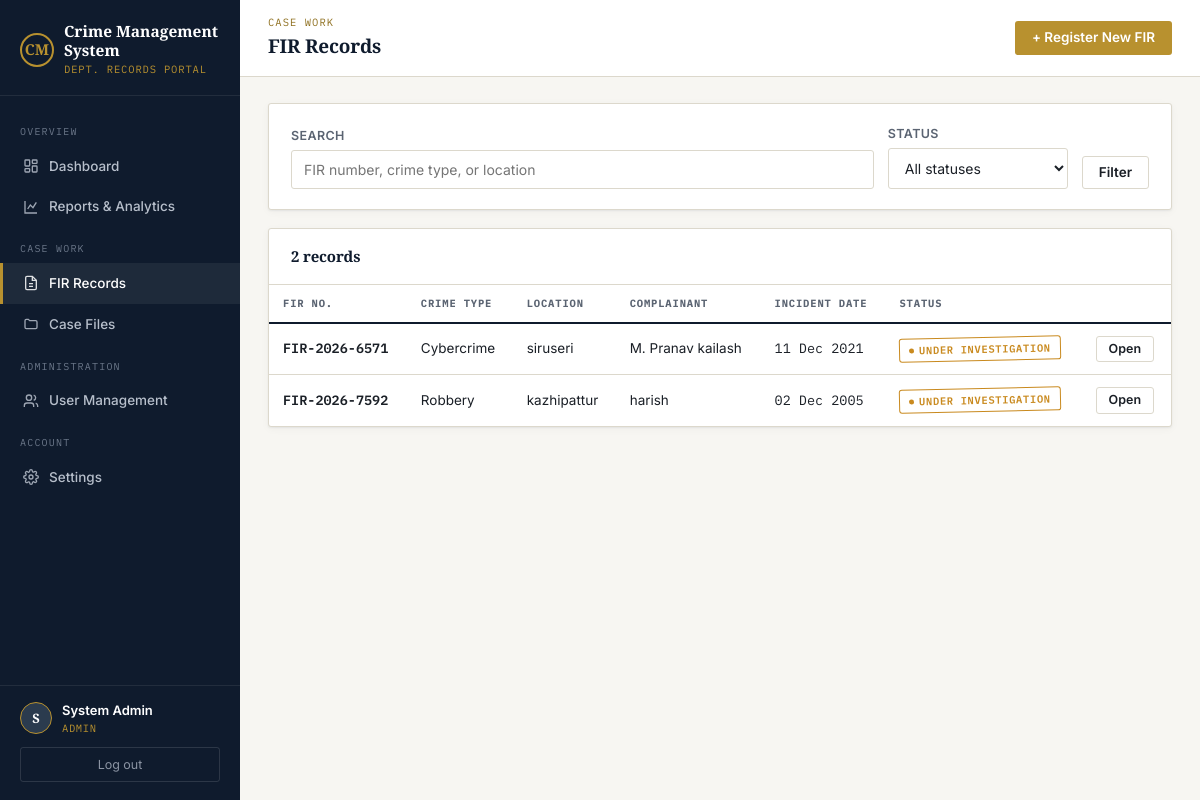
Screenshot of /firs (signed in) with the database file from the repository.
### models.py (models this page shows, shortened)
class User(db.Model, UserMixin):
    __tablename__ = "users"
    id = db.Column(db.Integer, primary_key=True)
    name = db.Column(db.String(120), nullable=False)
    username = db.Column(db.String(80), unique=True, nullable=False)
    email = db.Column(db.String(120), unique=True, nullable=True)
    password_hash = db.Column(db.String(255), nullable=False)
    role = db.Column(db.String(20), nullable=False, default="officer")  # admin | officer
    badge_number = db.Column(db.String(40), unique=True, nullable=True)
    phone = db.Column(db.String(20), nullable=True)
    is_active_user = db.Column(db.Boolean, default=True)
    created_at = db.Column(db.DateTime, default=datetime.utcnow)
    cases_assigned = db.relationship("Case", backref="officer", lazy=True,
                                      foreign_keys="Case.officer_id")
    @property
    def is_admin(self):
        return self.role == "admin"

class FIR(db.Model):
    __tablename__ = "firs"
    id = db.Column(db.Integer, primary_key=True)
    fir_number = db.Column(db.String(40), unique=True, nullable=False)
    crime_type = db.Column(db.String(80), nullable=False)
    location = db.Column(db.String(200), nullable=False)
    date_of_incident = db.Column(db.Date, nullable=False, default=date.today)
    date_filed = db.Column(db.DateTime, default=datetime.utcnow)
    description = db.Column(db.Text, nullable=False)
    status = db.Column(db.String(30), default="Registered")
    complainant_id = db.Column(db.Integer, db.ForeignKey("complainants.id"), nullable=False)
    filed_by_id = db.Column(db.Integer, db.ForeignKey("users.id"), nullable=True)
    case = db.relationship("Case", backref="fir", uselist=False, lazy=True)
    filed_by = db.relationship("User", foreign_keys=[filed_by_id])

class Complainant(db.Model):
    __tablename__ = "complainants"
    id = db.Column(db.Integer, primary_key=True)
    name = db.Column(db.String(120), nullable=False)
    phone = db.Column(db.String(20), nullable=False)
    email = db.Column(db.String(120), nullable=True)
    address = db.Column(db.String(255), nullable=True)
    gender = db.Column(db.String(20), nullable=True)
    created_at = db.Column(db.DateTime, default=datetime.utcnow)
    firs = db.relationship("FIR", backref="complainant", lazy=True)

### app.py (the view)
@app.route("/firs")
@login_required
def fir_list():
    query = FIR.query
    search = request.args.get("q", "").strip()
    status = request.args.get("status", "")
    if search:
        query = query.filter(
            (FIR.fir_number.ilike(f"%{search}%")) |
            (FIR.crime_type.ilike(f"%{search}%")) |
            (FIR.location.ilike(f"%{search}%"))
        )
    if status:
        query = query.filter_by(status=status)
    firs = query.order_by(FIR.date_filed.desc()).all()
    return render_template("fir_list.html", firs=firs, search=search, status=status)

### app.py (called while the page is built)
@login_manager.user_loader
def load_user(user_id):
    return db.session.get(User, int(user_id))

@app.context_processor
def inject_globals():
    return {"now": datetime.utcnow()}

### templates/fir_list.html (shortened to what this page needs)
{% extends "base.html" %}
{% block eyebrow %}Case Work{% endblock %}
{% block page_title %}FIR Records{% endblock %}
{% block topbar_actions %}
<a href="{{ url_for('fir_new') }}" class="btn btn-brass">+ Register New FIR</a>
{% endblock %}
{% block content %}
<div class="card card-pad" style="margin-bottom:18px;">
  <form method="GET" style="display:flex; gap:14px; align-items:flex-end; flex-wrap:wrap;">
    <div class="field" style="flex:1; min-width:220px; margin-bottom:0;">
      <label for="q">Search</label>
      <input type="text" id="q" name="q" value="{{ search }}" placeholder="FIR number, crime type, or location">
    </div>
    <div class="field" style="min-width:180px; margin-bottom:0;">
      <label for="status">Status</label>
      <select id="status" name="status">
        <option value="">All statuses</option>
      </select>
    </div>
    <button type="submit" class="btn btn-outline">Filter</button>
  </form>
</div>
<div class="card">
  <div class="card-head">
    <h3>{{ firs|length }} record{{ 's' if firs|length != 1 }}</h3>
  </div>
  <div class="table-wrap">
    <table>
      <thead>
        <tr><th>FIR No.</th><th>Crime Type</th><th>Location</th><th>Complainant</th><th>Incident Date</th><th>Status</th><th></th></tr>
      </thead>
      <tbody>
        {% for fir in firs %}
        <tr>
          <td><a class="row-link mono" href="{{ url_for('fir_detail', fir_id=fir.id) }}">{{ fir.fir_number }}</a></td>
          <td>{{ fir.crime_type }}</td>
          <td>{{ fir.location }}</td>
          <td>{{ fir.complainant.name }}</td>
          <td class="mono">{{ fir.date_of_incident.strftime('%d %b %Y') }}</td>
          <td><span class="stamp stamp-{{ fir.status|lower|replace(' ', '') }}">{{ fir.status }}</span></td>
          <td><a href="{{ url_for('fir_detail', fir_id=fir.id) }}" class="btn btn-outline btn-sm">Open</a></td>
        </tr>
        {% endfor %}
      </tbody>
    </table>
  </div>
</div>
{% endblock %}

### templates/base.html (shortened to what this page needs)
<!DOCTYPE html>
<html lang="en">
<head>
<link rel="stylesheet" href="{{ url_for('static', filename='css/style.css') }}">
</head>
<body>
<div class="app-shell">
  <aside class="sidebar" id="sidebar">
    <div class="sidebar-brand">
      <div class="sidebar-brand-row">
        <span class="badge-mark">CM</span>
        <div>
          <div class="name">Crime Management<br>System</div>
          <div class="sub">Dept. Records Portal</div>
        </div>
      </div>
    </div>
    <nav class="sidebar-nav">
      <div class="nav-group-label">Overview</div>
      <a href="{{ url_for('dashboard') }}" class="nav-tab {{ 'active' if request.endpoint == 'dashboard' }}">
        <svg viewBox="0 0 24 24" fill="none" stroke="currentColor" stroke-width="2"><rect x="3" y="3" width="7" height="9" rx="1"/><rect x="14" y="3" width="7" height="5" rx="1"/><rect x="14" y="12" width="7" height="9" rx="1"/><rect x="3" y="16" width="7" height="5" rx="1"/></svg>
        Dashboard
      </a>
      <a href="{{ url_for('reports') }}" class="nav-tab {{ 'active' if request.endpoint == 'reports' }}">
        <svg viewBox="0 0 24 24" fill="none" stroke="currentColor" stroke-width="2"><path d="M3 3v18h18"/><path d="M7 15l4-6 4 4 5-8"/></svg>
        Reports &amp; Analytics
      </a>
      <div class="nav-group-label">Case Work</div>
      <a href="{{ url_for('fir_list') }}" class="nav-tab {{ 'active' if request.endpoint in ['fir_list','fir_new','fir_detail','fir_edit'] }}">
        <svg viewBox="0 0 24 24" fill="none" stroke="currentColor" stroke-width="2"><path d="M14 2H6a2 2 0 0 0-2 2v16a2 2 0 0 0 2 2h12a2 2 0 0 0 2-2V8z"/><path d="M14 2v6h6"/><path d="M9 13h6M9 17h6"/></svg>
        FIR Records
      </a>
      <a href="{{ url_for('case_list') }}" class="nav-tab {{ 'active' if request.endpoint in ['case_list','case_detail'] }}">
        <svg viewBox="0 0 24 24" fill="none" stroke="currentColor" stroke-width="2"><path d="M3 7a2 2 0 0 1 2-2h3l2 2h9a2 2 0 0 1 2 2v8a2 2 0 0 1-2 2H5a2 2 0 0 1-2-2z"/></svg>
        Case Files
      </a>
      {% if current_user.is_authenticated and current_user.is_admin %}
      <div class="nav-group-label">Administration</div>
      <a href="{{ url_for('user_list') }}" class="nav-tab {{ 'active' if request.endpoint in ['user_list','user_new','user_edit'] }}">
        <svg viewBox="0 0 24 24" fill="none" stroke="currentColor" stroke-width="2"><path d="M16 21v-2a4 4 0 0 0-4-4H6a4 4 0 0 0-4 4v2"/><circle cx="9" cy="7" r="4"/><path d="M22 21v-2a4 4 0 0 0-3-3.87"/><path d="M16 3.13a4 4 0 0 1 0 7.75"/></svg>
        User Management
      </a>
      {% endif %}
      <div class="nav-group-label">Account</div>
      <a href="{{ url_for('settings') }}" class="nav-tab {{ 'active' if request.endpoint == 'settings' }}">
        Settings
      </a>
    </nav>
    {% if current_user.is_authenticated %}
    <div class="sidebar-foot">
      <div class="sidebar-user">
        <span class="avatar-circle">{{ current_user.name[:1] }}</span>
        <div>
          <div class="u-name">{{ current_user.name }}</div>
          <div class="u-role">{{ current_user.role }}</div>
        </div>
      </div>
      <a href="{{ url_for('logout') }}" class="logout-link">Log out</a>
    </div>
    {% endif %}
  </aside>
  <div class="main-area">
    <header class="topbar">
      <div style="display:flex; align-items:center; gap:14px;">
        <div>
          <div class="eyebrow">{% block eyebrow %}Records Portal{% endblock %}</div>
          <h1>{% block page_title %}Dashboard{% endblock %}</h1>
        </div>
      </div>
      {% block topbar_actions %}{% endblock %}
    </header>
    <div class="content">
      {% block content %}{% endblock %}
    </div>
  </div>
</div>
</body>
</html>

### rows the page displays
User: name "S", name "System Admin", role "ADMIN"
FIR: fir_number "FIR-2026-6571", crime_type "Cybercrime", location "siruseri", complainant.name "M. Pranav kailash", date_of_incident "11 Dec 2021", status "UNDER INVESTIGATION"
FIR: fir_number "FIR-2026-7592", crime_type "Robbery", location "kazhipattur", complainant.name "harish", date_of_incident "02 Dec 2005", status "UNDER INVESTIGATION"

### other values shown
{{ firs|length }} "2"
{{ 's' if firs|length != 1 }} "s"
